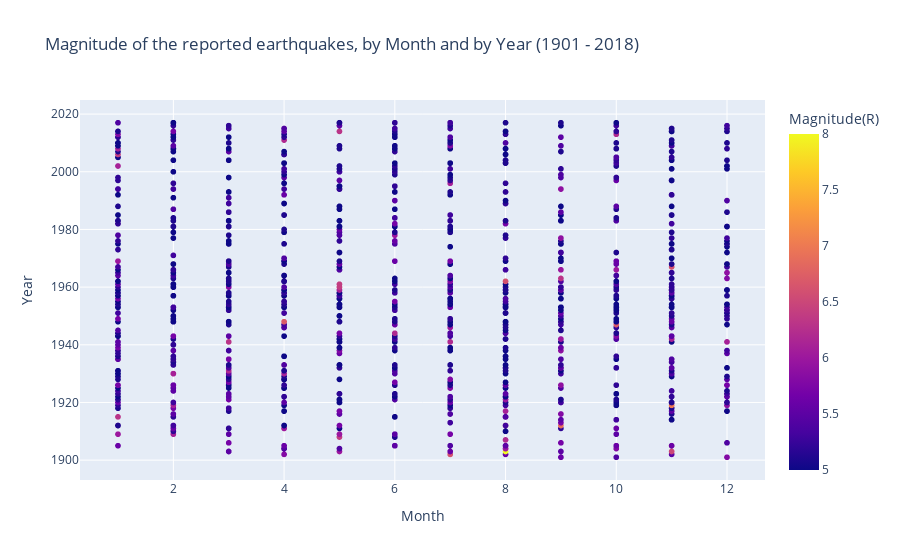

Source (notebook cell):
### Code cell
df = px.data.iris()

fig = px.scatter(data_0, x = 'Month', y = 'Year', color = 'Magnitude(R)', title = 'Magnitude of the reported earthquakes, by Month and by Year (1901 - 2018)' )

fig.show()

### Figure 1 — Plotly figure (JSON) as saved in the notebook; plotly's stock layout.template omitted (floating-point values rounded to 4 significant figures; data arrays with more than 128 entries replaced by an {"elided": "..."} marker saying what was removed)
{"data": [{"hovertemplate": "Month=%{x}<br>Year=%{y}<br>Magnitude(R)=%{marker.color}<extra></extra>", "legendgroup": "", "marker": {"color": {"elided": "1173 float values"}, "coloraxis": "coloraxis", "symbol": "circle"}, "mode": "markers", "name": "", "showlegend": false, "x": {"elided": "1173 int values"}, "xaxis": "x", "y": {"elided": "1173 int values"}, "yaxis": "y", "type": "scattergl"}], "layout": {"xaxis": {"anchor": "y", "domain": [0, 1], "title": {"text": "Month"}, "type": "linear", "range": [-0.1071, 13.11], "autorange": true}, "yaxis": {"anchor": "x", "domain": [0, 1], "title": {"text": "Year"}, "type": "linear", "range": [1893.0, 2025.0], "autorange": true}, "coloraxis": {"colorbar": {"title": {"text": "Magnitude(R)"}}, "colorscale": [[0, "#0d0887"], [0.1111, "#46039f"], [0.2222, "#7201a8"], [0.3333, "#9c179e"], [0.4444, "#bd3786"], [0.5556, "#d8576b"], [0.6667, "#ed7953"], [0.7778, "#fb9f3a"], [0.8889, "#fdca26"], [1, "#f0f921"]]}, "legend": {"tracegroupgap": 0}, "title": {"text": "Magnitude of the reported earthquakes, by Month and by Year (1901 - 2018)"}, "autosize": true}}
